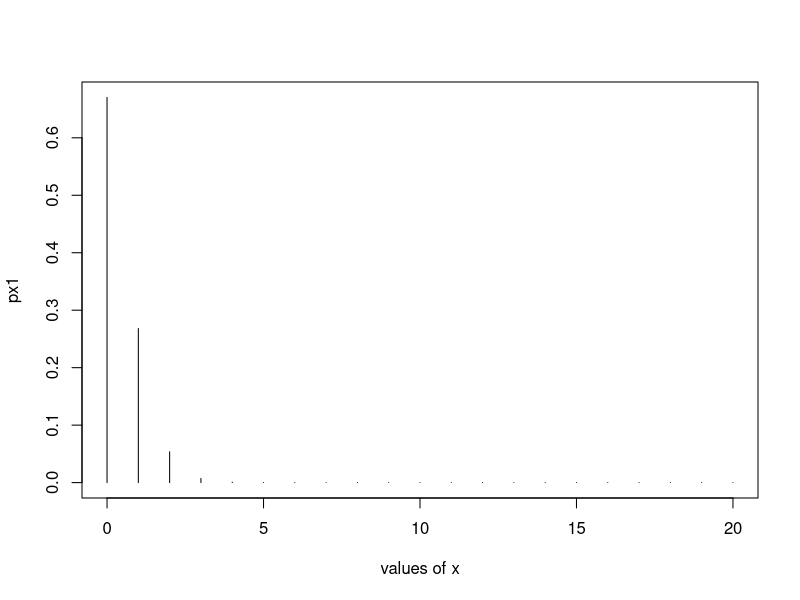
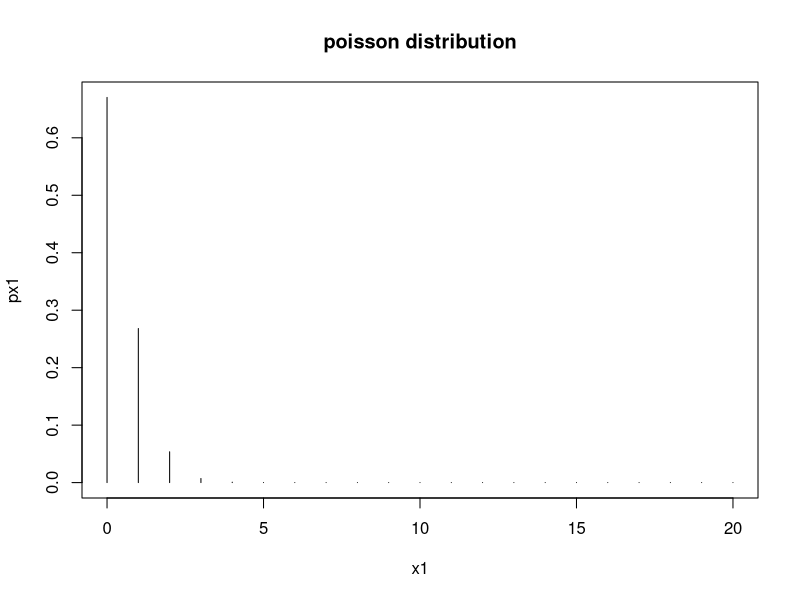
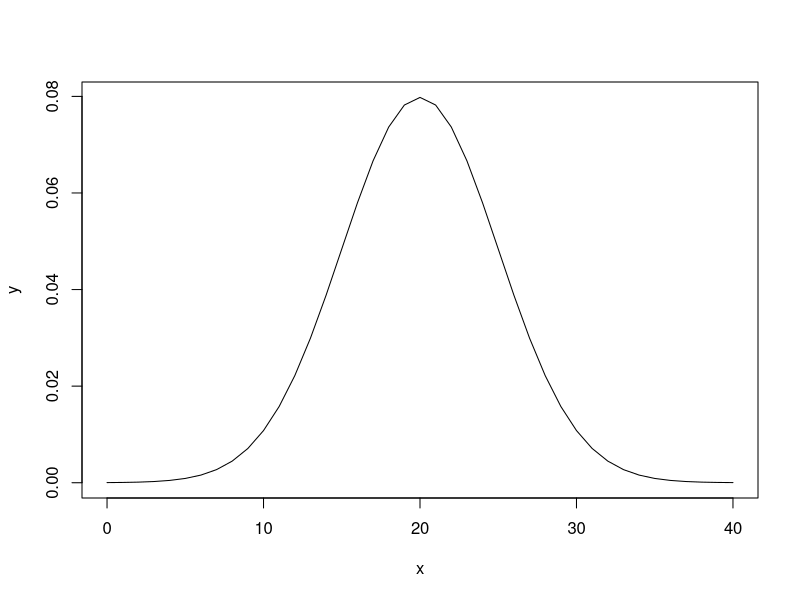

R code for these plots, in order:
n=20
n
ps=0.02
ps
lambda=n*ps
lambda
p1=sum(dpois(2:n,lambda))
p1
round(1000*p1)
p2=dpois(2,lambda)
p2
round(1000*p2)
p3=ppois(2,lambda)
p3
round(1000*p3)
x1=0:n
px1=dpois(x1,lambda)
plot(x1,px1,type="h",xlab="values of x")
Ex1=weighted.mean(x1,px1)
Ex1
varx1=weighted.mean(x1*x1,px1)-(weighted.mean(x1,px1))^2
varx1
plot(x1,px1,type = "h",main="poisson distribution")

x=seq(0,40)
x
y=dnorm(x,mean=20,sd=5)
y
plot(x,y,type='l')
p1=pnorm(15,mean=20,sd=5)
p1
x2=seq(0,15)
x2
y2=dnorm(x2,mean=20,sd=5)
y2
#polygon(c(0,x2,15),c())
p2=pnorm(40,mean=20,sd=5)-pnorm(25,mean=10,sd=5)
p3
